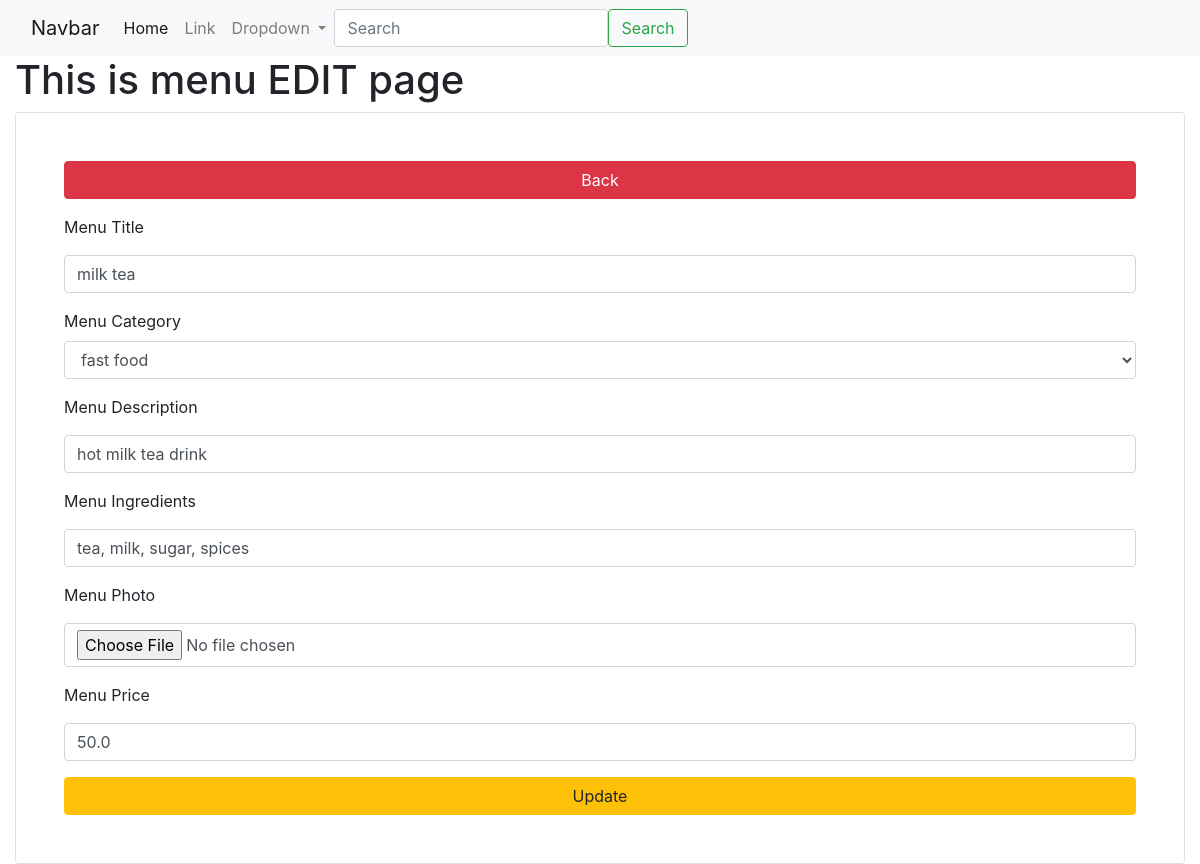
/menu/edit/9/, run on an earlier commit of the app's database.
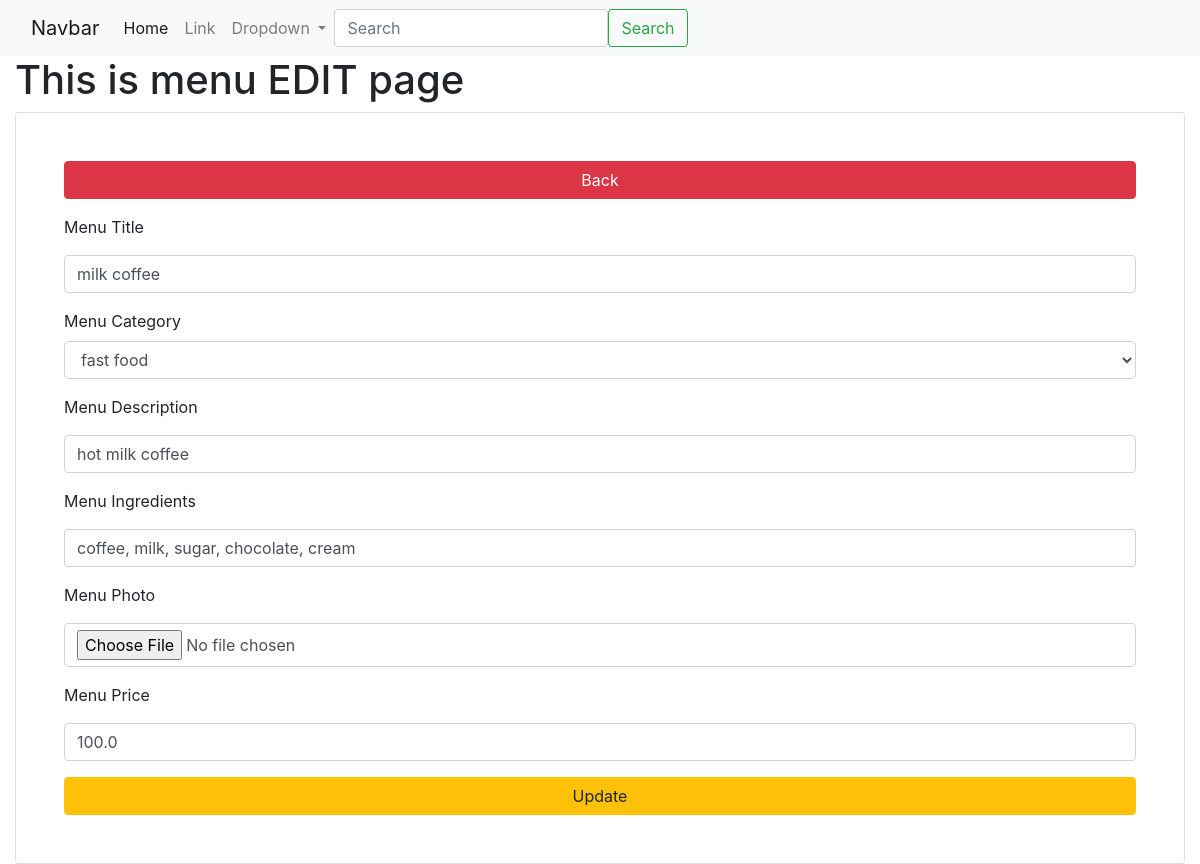
And on a later commit of the database.
### app_restro/models.py (models this page shows, shortened)
class MenuModel(models.Model):
    menu_title=models.CharField(max_length=100)
    category_id=models.ForeignKey(Category, on_delete=models.CASCADE)
    menu_desc=models.CharField(max_length=200)
    menu_img=models.FileField(upload_to="menu/images/", blank=True)
    menu_ingredient=models.CharField(max_length=200)
    menu_price=models.FloatField()
    class Meta:
        db_table="app_menus"

### app_restro/views.py (the view)
# urls.py: path('menu/edit/<int:id>/',views.menu_edit, name='menu-edit'),
def menu_edit(request, id):
    data=MenuModel.objects.get(id=id)
    categories=Category.objects.all()
    context={"data":data,
             "categories":categories
            }
    return render(request, 'menus/edit.html', context)

### templates/menus/edit.html (shortened to what this page needs)
{% extends "layouts/master.html" %}
{% block content %}
<div class="container-fluid">
    <h1>This is menu EDIT page</h1>
    <div class="card p-5">
        <a href="{% url 'menu-list' %}" class="btn btn-danger col-12 mb-3">Back</a>
        <form action="{% url 'menu-update' %}" method="post" enctype="multipart/form-data">
            <div class="form-group mb-3">
                <label for="menu_title">Menu Title</label>
                <input type="text" name="menu_title" class="form-control mt-2" value="{{ data.menu_title }}">
            </div>
            <div class="form-group mb-3">
                <label for="category_id">Menu Category</label>
                <select class="form-control" name="category_id" id="">
                    {% for val in categories %}
                    <option value="{{ val.id }}">{{ val.category_name }}</option>
                    {% endfor %}
                </select>
            </div>
            <div class="form-group mb-3">
                <label for="menu_desc">Menu Description</label>
                <input type="text" name="menu_desc" class="form-control mt-2" value="{{ data.menu_desc }}">
            </div>
            <div class="form-group mb-3">
                <label for="menu_ingredient">Menu Ingredients</label>
                <input type="text" name="menu_ingredient" class="form-control mt-2" value="{{ data.menu_ingredient }}">
            </div>
            <div class="form-group mb-3">
                <label for="menu_img">Menu Photo</label>
                <input type="file" name="menu_img" class="form-control mt-2" value="{{ data.menu_img }}">
            </div>
            <div class="form-group mb-3">
                <label for="menu_price">Menu Price</label>
                <input type="text" name="menu_price" class="form-control mt-2" value="{{ data.menu_price }}">
            </div>
            <input type="submit" class="btn btn-warning col-12" value="Update">
        </form>
    </div>
</div>
{% endblock %}

What changed in the data, as far as the page shows it:
changed MenuModel: menu_title "milk tea" → "milk coffee"; menu_desc "hot milk tea drink" → "hot milk coffee"; menu_ingredient "tea, milk, sugar, spices" → "coffee, milk, sugar, chocolate, cream"; menu_price "50.0" → "100.0"
